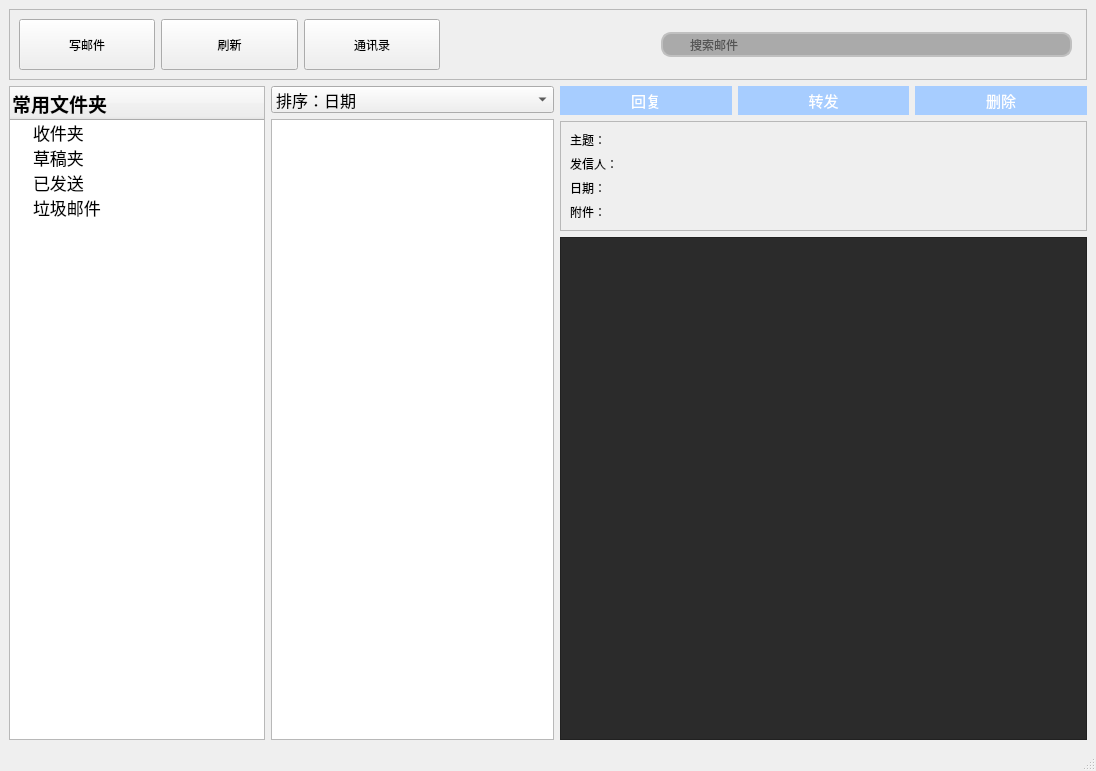
<?xml version="1.0" encoding="UTF-8"?>
<ui version="4.0">
 <class>MainWindow</class>
 <widget class="QMainWindow" name="MainWindow">
  <property name="geometry">
   <rect>
    <x>0</x>
    <y>0</y>
    <width>1096</width>
    <height>771</height>
   </rect>
  </property>
  <property name="windowTitle">
   <string>Foxmail</string>
  </property>
  <property name="windowIcon">
   <iconset>
    <normaloff>logo.png</normaloff>logo.png</iconset>
  </property>
  <property name="styleSheet">
   <string notr="true"/>
  </property>
  <property name="toolButtonStyle">
   <enum>Qt::ToolButtonTextBesideIcon</enum>
  </property>
  <widget class="QWidget" name="centralwidget">
   <layout class="QVBoxLayout" name="verticalLayout_4">
    <item>
     <widget class="QFrame" name="frame_2">
      <property name="frameShape">
       <enum>QFrame::StyledPanel</enum>
      </property>
      <property name="frameShadow">
       <enum>QFrame::Raised</enum>
      </property>
      <layout class="QHBoxLayout" name="horizontalLayout_8" stretch="2,1,2">
       <item>
        <layout class="QHBoxLayout" name="horizontalLayout">
         <item>
          <widget class="QPushButton" name="composeButton">
           <property name="minimumSize">
            <size>
             <width>91</width>
             <height>51</height>
            </size>
           </property>
           <property name="styleSheet">
            <string notr="true">/*QPushButton{

border: none;

}
QPushButton:hover{
  background-color: qconicalgradient(cx:0.5, cy:0.522909, angle:179.9, stop:0.494318 rgba(181, 225, 250, 255), stop:0.5 rgba(222, 242, 251, 255));

}
QPushButton:pressed{
  background-color: qconicalgradient(cx:0.5, cy:0.522909, angle:179.9, stop:0.494318 rgba(134, 198, 233, 255), stop:0.5 rgba(206, 234, 248, 255));
 
}
*/</string>
           </property>
           <property name="text">
            <string>写邮件</string>
           </property>
           <property name="icon">
            <iconset>
             <normaloff>send.png</normaloff>send.png</iconset>
           </property>
           <property name="iconSize">
            <size>
             <width>30</width>
             <height>30</height>
            </size>
           </property>
          </widget>
         </item>
         <item>
          <widget class="QPushButton" name="refreshButton">
           <property name="minimumSize">
            <size>
             <width>91</width>
             <height>51</height>
            </size>
           </property>
           <property name="styleSheet">
            <string notr="true">/*QPushButton{

border: none;

}
QPushButton:hover{
  background-color: qconicalgradient(cx:0.5, cy:0.522909, angle:179.9, stop:0.494318 rgba(181, 225, 250, 255), stop:0.5 rgba(222, 242, 251, 255));

}
QPushButton:pressed{
  background-color: qconicalgradient(cx:0.5, cy:0.522909, angle:179.9, stop:0.494318 rgba(134, 198, 233, 255), stop:0.5 rgba(206, 234, 248, 255));
 
}*/
</string>
           </property>
           <property name="text">
            <string>刷新</string>
           </property>
           <property name="icon">
            <iconset>
             <normaloff>1refresh_128px_1194515_easyicon.net.png</normaloff>1refresh_128px_1194515_easyicon.net.png</iconset>
           </property>
           <property name="iconSize">
            <size>
             <width>30</width>
             <height>30</height>
            </size>
           </property>
          </widget>
         </item>
         <item>
          <widget class="QPushButton" name="contactlistButton">
           <property name="minimumSize">
            <size>
             <width>91</width>
             <height>51</height>
            </size>
           </property>
           <property name="styleSheet">
            <string notr="true">/*QPushButton{

border: none;

}
QPushButton:hover{
  background-color: qconicalgradient(cx:0.5, cy:0.522909, angle:179.9, stop:0.494318 rgba(181, 225, 250, 255), stop:0.5 rgba(222, 242, 251, 255));

}
QPushButton:pressed{
  background-color: qconicalgradient(cx:0.5, cy:0.522909, angle:179.9, stop:0.494318 rgba(134, 198, 233, 255), stop:0.5 rgba(206, 234, 248, 255));
 
}
*/</string>
           </property>
           <property name="text">
            <string>通讯录</string>
           </property>
           <property name="icon">
            <iconset>
             <normaloff>1point_list_128px_1190662_easyicon.net.png</normaloff>1point_list_128px_1190662_easyicon.net.png</iconset>
           </property>
           <property name="iconSize">
            <size>
             <width>30</width>
             <height>30</height>
            </size>
           </property>
          </widget>
         </item>
        </layout>
       </item>
       <item>
        <spacer name="horizontalSpacer">
         <property name="orientation">
          <enum>Qt::Horizontal</enum>
         </property>
         <property name="sizeHint" stdset="0">
          <size>
           <width>205</width>
           <height>20</height>
          </size>
         </property>
        </spacer>
       </item>
       <item>
        <widget class="QFrame" name="frame_3">
         <property name="frameShape">
          <enum>QFrame::NoFrame</enum>
         </property>
         <property name="frameShadow">
          <enum>QFrame::Plain</enum>
         </property>
         <property name="lineWidth">
          <number>1</number>
         </property>
         <layout class="QHBoxLayout" name="horizontalLayout_7">
          <property name="spacing">
           <number>0</number>
          </property>
          <property name="margin">
           <number>5</number>
          </property>
          <item>
           <widget class="QLabel" name="searchlabel">
            <property name="minimumSize">
             <size>
              <width>25</width>
              <height>25</height>
             </size>
            </property>
            <property name="maximumSize">
             <size>
              <width>22</width>
              <height>25</height>
             </size>
            </property>
            <property name="styleSheet">
             <string notr="true">
border:2px solid gray;
border-top-left-radius:10px;
border-bottom-left-radius:10px;
padding:2px 2px;
border-right: none; 
border-color:silver;

background-color: #AAA;
color: #000;</string>
            </property>
            <property name="text">
             <string/>
            </property>
            <property name="pixmap">
             <pixmap>search24.png</pixmap>
            </property>
           </widget>
          </item>
          <item>
           <widget class="QLineEdit" name="searchEdit">
            <property name="minimumSize">
             <size>
              <width>0</width>
              <height>25</height>
             </size>
            </property>
            <property name="sizeIncrement">
             <size>
              <width>0</width>
              <height>24</height>
             </size>
            </property>
            <property name="focusPolicy">
             <enum>Qt::ClickFocus</enum>
            </property>
            <property name="styleSheet">
             <string notr="true">border:2px solid gray;
padding:2px 2px; 
border-left: 0px;
border-right:0px;
border-color:silver;

background-color: #AAA;
    color: #000;
   /*border: 2px solid #555;*/

</string>
            </property>
            <property name="text">
             <string/>
            </property>
            <property name="placeholderText">
             <string>搜索邮件</string>
            </property>
           </widget>
          </item>
          <item>
           <widget class="QLabel" name="Xlabel">
            <property name="minimumSize">
             <size>
              <width>25</width>
              <height>25</height>
             </size>
            </property>
            <property name="maximumSize">
             <size>
              <width>25</width>
              <height>25</height>
             </size>
            </property>
            <property name="styleSheet">
             <string notr="true">
border:2px solid gray;
border-top-right-radius:10px;
border-bottom-right-radius:10px;
padding:2px 2px;
border-color:silver;
border-left:none;


background-color: #AAA;
color: #000;

</string>
            </property>
            <property name="text">
             <string/>
            </property>
            <property name="alignment">
             <set>Qt::AlignCenter</set>
            </property>
           </widget>
          </item>
         </layout>
        </widget>
       </item>
      </layout>
     </widget>
    </item>
    <item>
     <layout class="QHBoxLayout" name="horizontalLayout_3" stretch="0,2,3">
      <item>
       <widget class="QTreeWidget" name="treeMailWidget">
        <attribute name="headerVisible">
         <bool>true</bool>
        </attribute>
        <attribute name="headerHighlightSections">
         <bool>true</bool>
        </attribute>
        <column>
         <property name="text">
          <string notr="true">常用文件夹</string>
         </property>
         <property name="font">
          <font>
           <family>Adobe 宋体 Std L</family>
           <pointsize>14</pointsize>
           <weight>75</weight>
           <bold>true</bold>
          </font>
         </property>
         <property name="icon">
          <iconset>
           <normaloff>Folder_Open_128px_1072492_easyicon.net.ico</normaloff>Folder_Open_128px_1072492_easyicon.net.ico</iconset>
         </property>
        </column>
        <item>
         <property name="text">
          <string>收件夹</string>
         </property>
         <property name="font">
          <font>
           <family>Lucida Fax</family>
           <pointsize>13</pointsize>
          </font>
         </property>
         <property name="icon">
          <iconset>
           <normaloff>Receiving_in_mail_128px_1200029_easyicon.net.png</normaloff>Receiving_in_mail_128px_1200029_easyicon.net.png</iconset>
         </property>
        </item>
        <item>
         <property name="text">
          <string>草稿夹</string>
         </property>
         <property name="font">
          <font>
           <family>Lucida Fax</family>
           <pointsize>13</pointsize>
          </font>
         </property>
         <property name="icon">
          <iconset>
           <normaloff>draft_128px_1150028_easyicon.net.png</normaloff>draft_128px_1150028_easyicon.net.png</iconset>
         </property>
        </item>
        <item>
         <property name="text">
          <string>已发送</string>
         </property>
         <property name="font">
          <font>
           <family>Lucida Fax</family>
           <pointsize>13</pointsize>
          </font>
         </property>
         <property name="icon">
          <iconset>
           <normaloff>sent_2133px_1152650_easyicon.net.png</normaloff>sent_2133px_1152650_easyicon.net.png</iconset>
         </property>
        </item>
        <item>
         <property name="text">
          <string>垃圾邮件</string>
         </property>
         <property name="font">
          <font>
           <family>Lucida Fax</family>
           <pointsize>13</pointsize>
          </font>
         </property>
         <property name="icon">
          <iconset>
           <normaloff>garbage_118px_1201094_easyicon.net.png</normaloff>garbage_118px_1201094_easyicon.net.png</iconset>
         </property>
        </item>
       </widget>
      </item>
      <item>
       <layout class="QVBoxLayout" name="verticalLayout">
        <item>
         <widget class="QComboBox" name="comboBox">
          <property name="font">
           <font>
            <pointsize>12</pointsize>
           </font>
          </property>
          <item>
           <property name="text">
            <string>排序：日期</string>
           </property>
          </item>
          <item>
           <property name="text">
            <string>排序：发信人</string>
           </property>
          </item>
          <item>
           <property name="text">
            <string>排序：主题</string>
           </property>
          </item>
         </widget>
        </item>
        <item>
         <widget class="QTreeWidget" name="listEmails">
          <property name="contextMenuPolicy">
           <enum>Qt::CustomContextMenu</enum>
          </property>
          <property name="styleSheet">
           <string notr="true"/>
          </property>
          <property name="editTriggers">
           <set>QAbstractItemView::DoubleClicked|QAbstractItemView::EditKeyPressed</set>
          </property>
          <property name="alternatingRowColors">
           <bool>false</bool>
          </property>
          <property name="autoExpandDelay">
           <number>-1</number>
          </property>
          <property name="expandsOnDoubleClick">
           <bool>true</bool>
          </property>
          <property name="columnCount">
           <number>1</number>
          </property>
          <attribute name="headerVisible">
           <bool>false</bool>
          </attribute>
          <column>
           <property name="text">
            <string notr="true">1</string>
           </property>
          </column>
         </widget>
        </item>
       </layout>
      </item>
      <item>
       <layout class="QVBoxLayout" name="verticalLayout_2">
        <item>
         <layout class="QHBoxLayout" name="horizontalLayout_2">
          <item>
           <widget class="QPushButton" name="btnReply">
            <property name="styleSheet">
             <string notr="true">QPushButton
{
	color: rgb(255, 255, 255);
	background-color: rgb(167, 205, 255);
	border:none;
    padding: 3px;
	font-family: &quot;Verdana&quot;;
	font-size: 15px;
	text-align: center;
}
QPushButton:hover, QPushButton:pressed , QPushButton:checked
{
	background-color: rgb(85, 170, 255);
	text-align: right;
	padding-right: 20px;
	font-weight:100
}
QPushButton:hover
{
	background-image: url(:/icon/icons/dark/appbar.navigate.next.png);
	background-repeat:no-repeat;
	background-position: center left;
}
QPushButton:pressed, QPushButton:checked
{
	background-image: url(:/icon/icons/light/appbar.navigate.next.png);
	background-repeat:no-repeat;
	background-position: center left;
}</string>
            </property>
            <property name="text">
             <string>回复</string>
            </property>
            <property name="icon">
             <iconset>
              <normaloff>reply.png</normaloff>reply.png</iconset>
            </property>
           </widget>
          </item>
          <item>
           <widget class="QPushButton" name="btnForward">
            <property name="styleSheet">
             <string notr="true">QPushButton
{
	color: rgb(255, 255, 255);
	background-color: rgb(167, 205, 255);
	border:none;
    padding: 3px;
	font-family: &quot;Verdana&quot;;
	font-size: 15px;
	text-align: center;
}
QPushButton:hover, QPushButton:pressed , QPushButton:checked
{
	background-color: rgb(85, 170, 255);
	text-align: right;
	padding-right: 20px;
	font-weight:100
}
QPushButton:hover
{
	background-image: url(:/icon/icons/dark/appbar.navigate.next.png);
	background-repeat:no-repeat;
	background-position: center left;
}
QPushButton:pressed, QPushButton:checked
{
	background-image: url(:/icon/icons/light/appbar.navigate.next.png);
	background-repeat:no-repeat;
	background-position: center left;
}</string>
            </property>
            <property name="text">
             <string>转发</string>
            </property>
            <property name="icon">
             <iconset>
              <normaloff>forward.png</normaloff>forward.png</iconset>
            </property>
           </widget>
          </item>
          <item>
           <widget class="QPushButton" name="btnDelete">
            <property name="styleSheet">
             <string notr="true">QPushButton
{
	color: rgb(255, 255, 255);
	background-color: rgb(167, 205, 255);
	border:none;
    padding: 3px;
	font-family: &quot;Verdana&quot;;
	font-size: 15px;
	text-align: center;
}
QPushButton:hover, QPushButton:pressed , QPushButton:checked
{
	background-color: rgb(85, 170, 255);
	text-align: right;
	padding-right: 20px;
	font-weight:100
}
QPushButton:hover
{
	background-image: url(:/icon/icons/dark/appbar.navigate.next.png);
	background-repeat:no-repeat;
	background-position: center left;
}
QPushButton:pressed, QPushButton:checked
{
	background-image: url(:/icon/icons/light/appbar.navigate.next.png);
	background-repeat:no-repeat;
	background-position: center left;
}</string>
            </property>
            <property name="text">
             <string>删除</string>
            </property>
            <property name="icon">
             <iconset>
              <normaloff>delete.png</normaloff>delete.png</iconset>
            </property>
           </widget>
          </item>
         </layout>
        </item>
        <item>
         <widget class="QFrame" name="frame">
          <property name="minimumSize">
           <size>
            <width>527</width>
            <height>80</height>
           </size>
          </property>
          <property name="frameShape">
           <enum>QFrame::StyledPanel</enum>
          </property>
          <property name="frameShadow">
           <enum>QFrame::Raised</enum>
          </property>
          <layout class="QVBoxLayout" name="verticalLayout_3">
           <item>
            <layout class="QHBoxLayout" name="horizontalLayout_4" stretch="1,2">
             <item>
              <widget class="QLabel" name="sublabel">
               <property name="text">
                <string>主题：</string>
               </property>
              </widget>
             </item>
             <item>
              <widget class="QLabel" name="subdisplay">
               <property name="text">
                <string/>
               </property>
              </widget>
             </item>
            </layout>
           </item>
           <item>
            <layout class="QHBoxLayout" name="horizontalLayout_5" stretch="1,2">
             <item>
              <widget class="QLabel" name="fromlabel">
               <property name="text">
                <string>发信人：</string>
               </property>
              </widget>
             </item>
             <item>
              <widget class="QLabel" name="fromdisplay">
               <property name="text">
                <string/>
               </property>
              </widget>
             </item>
            </layout>
           </item>
           <item>
            <layout class="QHBoxLayout" name="horizontalLayout_6" stretch="1,2">
             <item>
              <widget class="QLabel" name="datelabel">
               <property name="text">
                <string>日期：</string>
               </property>
              </widget>
             </item>
             <item>
              <widget class="QLabel" name="datedisplay">
               <property name="text">
                <string/>
               </property>
              </widget>
             </item>
            </layout>
           </item>
           <item>
            <layout class="QHBoxLayout" name="horizontalLayout_9" stretch="1,4">
             <item>
              <widget class="QLabel" name="attachlabel">
               <property name="text">
                <string>附件：</string>
               </property>
              </widget>
             </item>
             <item>
              <widget class="QPushButton" name="attachdisplay">
               <property name="contextMenuPolicy">
                <enum>Qt::CustomContextMenu</enum>
               </property>
               <property name="styleSheet">
                <string notr="true">QPushButton{

border: none;

}
QPushButton:hover{
  background-color: qconicalgradient(cx:0.5, cy:0.522909, angle:179.9, stop:0.494318 rgba(181, 225, 250, 255), stop:0.5 rgba(222, 242, 251, 255));

}
QPushButton:pressed{
  background-color: qconicalgradient(cx:0.5, cy:0.522909, angle:179.9, stop:0.494318 rgba(134, 198, 233, 255), stop:0.5 rgba(206, 234, 248, 255));
 
}
</string>
               </property>
               <property name="text">
                <string/>
               </property>
               <property name="icon">
                <iconset>
                 <normaloff>attachicon1.png</normaloff>attachicon1.png</iconset>
               </property>
              </widget>
             </item>
            </layout>
           </item>
          </layout>
         </widget>
        </item>
        <item>
         <widget class="QTextBrowser" name="emailPreview">
          <property name="acceptDrops">
           <bool>false</bool>
          </property>
          <property name="styleSheet">
           <string notr="true">QTextBrowser{
	font-family:'Consolas'; 
	color: #ccc; 
	background-color: #2b2b2b;}</string>
          </property>
         </widget>
        </item>
       </layout>
      </item>
     </layout>
    </item>
   </layout>
  </widget>
  <widget class="QStatusBar" name="statusbar"/>
  <action name="actionQuit">
   <property name="text">
    <string>&amp;Quit</string>
   </property>
  </action>
  <action name="actionCompose">
   <property name="checkable">
    <bool>false</bool>
   </property>
   <property name="checked">
    <bool>false</bool>
   </property>
   <property name="icon">
    <iconset>
     <normaloff>send.png</normaloff>send.png</iconset>
   </property>
   <property name="text">
    <string>写邮件</string>
   </property>
   <property name="toolTip">
    <string>Write new eMail</string>
   </property>
   <property name="shortcut">
    <string>Alt+N</string>
   </property>
  </action>
  <action name="actionRefresh">
   <property name="icon">
    <iconset>
     <normaloff>1refresh_128px_1194515_easyicon.net.png</normaloff>1refresh_128px_1194515_easyicon.net.png</iconset>
   </property>
   <property name="text">
    <string>刷新</string>
   </property>
   <property name="toolTip">
    <string>Check for new eMails</string>
   </property>
   <property name="shortcut">
    <string>Alt+R</string>
   </property>
  </action>
  <action name="actionContactList">
   <property name="icon">
    <iconset>
     <normaloff>1point_list_128px_1190662_easyicon.net.png</normaloff>1point_list_128px_1190662_easyicon.net.png</iconset>
   </property>
   <property name="text">
    <string>通讯录</string>
   </property>
  </action>
  <action name="actionSearch">
   <property name="checkable">
    <bool>true</bool>
   </property>
   <property name="checked">
    <bool>false</bool>
   </property>
   <property name="enabled">
    <bool>true</bool>
   </property>
   <property name="icon">
    <iconset>
     <normaloff>search.png</normaloff>search.png</iconset>
   </property>
   <property name="text">
    <string>查找</string>
   </property>
  </action>
 </widget>
 <resources>
  <include location="resource.qrc"/>
  <include location="styles/style.qrc"/>
 </resources>
 <connections>
  <connection>
   <sender>actionQuit</sender>
   <signal>triggered()</signal>
   <receiver>MainWindow</receiver>
   <slot>close()</slot>
   <hints>
    <hint type="sourcelabel">
     <x>-1</x>
     <y>-1</y>
    </hint>
    <hint type="destinationlabel">
     <x>146</x>
     <y>66</y>
    </hint>
   </hints>
  </connection>
  <connection>
   <sender>btnDelete</sender>
   <signal>clicked()</signal>
   <receiver>MainWindow</receiver>
   <slot>onDelete()</slot>
   <hints>
    <hint type="sourcelabel">
     <x>1081</x>
     <y>98</y>
    </hint>
    <hint type="destinationlabel">
     <x>547</x>
     <y>385</y>
    </hint>
   </hints>
  </connection>
  <connection>
   <sender>btnReply</sender>
   <signal>clicked()</signal>
   <receiver>MainWindow</receiver>
   <slot>onReply()</slot>
   <hints>
    <hint type="sourcelabel">
     <x>659</x>
     <y>98</y>
    </hint>
    <hint type="destinationlabel">
     <x>547</x>
     <y>385</y>
    </hint>
   </hints>
  </connection>
  <connection>
   <sender>btnForward</sender>
   <signal>clicked()</signal>
   <receiver>MainWindow</receiver>
   <slot>onForward()</slot>
   <hints>
    <hint type="sourcelabel">
     <x>904</x>
     <y>98</y>
    </hint>
    <hint type="destinationlabel">
     <x>547</x>
     <y>385</y>
    </hint>
   </hints>
  </connection>
  <connection>
   <sender>treeMailWidget</sender>
   <signal>itemClicked(QTreeWidgetItem*,int)</signal>
   <receiver>MainWindow</receiver>
   <slot>onFolderSelected()</slot>
   <hints>
    <hint type="sourcelabel">
     <x>157</x>
     <y>291</y>
    </hint>
    <hint type="destinationlabel">
     <x>225</x>
     <y>-8</y>
    </hint>
   </hints>
  </connection>
  <connection>
   <sender>composeButton</sender>
   <signal>clicked()</signal>
   <receiver>MainWindow</receiver>
   <slot>onComposeMail()</slot>
   <hints>
    <hint type="sourcelabel">
     <x>59</x>
     <y>55</y>
    </hint>
    <hint type="destinationlabel">
     <x>480</x>
     <y>3</y>
    </hint>
   </hints>
  </connection>
  <connection>
   <sender>refreshButton</sender>
   <signal>clicked()</signal>
   <receiver>MainWindow</receiver>
   <slot>onRefresh()</slot>
   <hints>
    <hint type="sourcelabel">
     <x>227</x>
     <y>56</y>
    </hint>
    <hint type="destinationlabel">
     <x>628</x>
     <y>2</y>
    </hint>
   </hints>
  </connection>
  <connection>
   <sender>contactlistButton</sender>
   <signal>clicked()</signal>
   <receiver>MainWindow</receiver>
   <slot>onContactList()</slot>
   <hints>
    <hint type="sourcelabel">
     <x>372</x>
     <y>49</y>
    </hint>
    <hint type="destinationlabel">
     <x>733</x>
     <y>1</y>
    </hint>
   </hints>
  </connection>
  <connection>
   <sender>listEmails</sender>
   <signal>itemClicked(QTreeWidgetItem*,int)</signal>
   <receiver>MainWindow</receiver>
   <slot>onMailSelected()</slot>
   <hints>
    <hint type="sourcelabel">
     <x>351</x>
     <y>600</y>
    </hint>
    <hint type="destinationlabel">
     <x>377</x>
     <y>738</y>
    </hint>
   </hints>
  </connection>
  <connection>
   <sender>comboBox</sender>
   <signal>activated(int)</signal>
   <receiver>MainWindow</receiver>
   <slot>OnActivated()</slot>
   <hints>
    <hint type="sourcelabel">
     <x>434</x>
     <y>104</y>
    </hint>
    <hint type="destinationlabel">
     <x>486</x>
     <y>90</y>
    </hint>
   </hints>
  </connection>
  <connection>
   <sender>attachdisplay</sender>
   <signal>clicked()</signal>
   <receiver>MainWindow</receiver>
   <slot>openFile()</slot>
   <hints>
    <hint type="sourcelabel">
     <x>849</x>
     <y>234</y>
    </hint>
    <hint type="destinationlabel">
     <x>636</x>
     <y>92</y>
    </hint>
   </hints>
  </connection>
 </connections>
 <slots>
  <slot>onComposeMail()</slot>
  <slot>onRefresh()</slot>
  <slot>onFolderSelected()</slot>
  <slot>onMailSelected(item)</slot>
  <slot>onContactList()</slot>
  <slot>onSearch()</slot>
  <slot>onReply()</slot>
  <slot>onForward()</slot>
  <slot>onDelete()</slot>
  <slot>ontextEdit()</slot>
  <slot>onMailSelected()</slot>
  <slot>OnActivated()</slot>
  <slot>openFile()</slot>
 </slots>
</ui>
